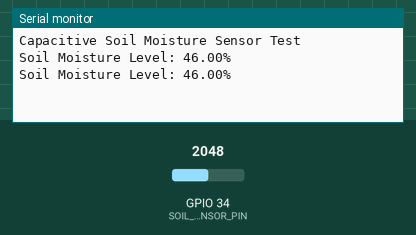
This sketch was run on a simulated ESP32. Parts: the last lines printed to the serial monitor. The test bench sets the inputs (shaded band); at power-on: GPIO 34 (SOIL_MOISTURE_SENSOR_PIN) = 2048.

Above: at 1.8 s.
1.9 s: GPIO 34 (SOIL_MOISTURE_SENSOR_PIN) set to 2866
At 2.6 s:
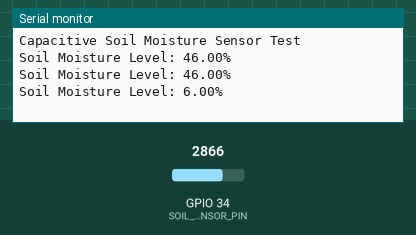
3.4 s: GPIO 34 (SOIL_MOISTURE_SENSOR_PIN) set to 3603
At 4.8 s:
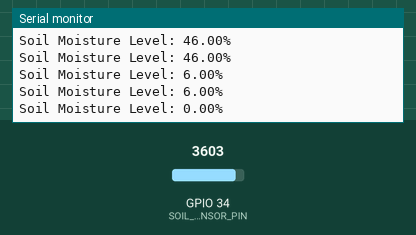
Timing chart, 0 to 6.4 s (numbered marks = the images above; inputs shaded):
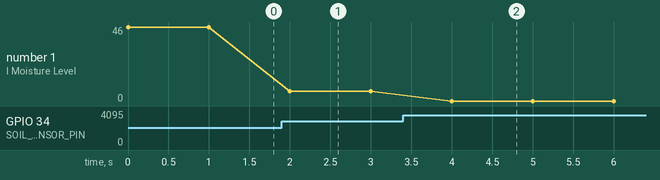

The sketch:

sketch_aug28a.ino
```cpp
// Define the ADC pin connected to AOUT pin of the soil moisture sensor
#define SOIL_MOISTURE_SENSOR_PIN 34  // ADC pin (GPIO 34)

// Example calibration values (adjust these according to your calibration)
int dryValue = 3000;  // Replace with actual dry calibration value
int wetValue = 950;  // Replace with actual wet calibration value

void setup() {
  // Start the Serial Monitor at 115200 baud rate
  Serial.begin(115200);
  Serial.println("Capacitive Soil Moisture Sensor Test");
}

void loop() {
  // Read the analog value from the sensor
  int sensorValue = analogRead(SOIL_MOISTURE_SENSOR_PIN);

  // Convert the analog value to a percentage
  float moisturePercentage = map(sensorValue, dryValue, wetValue, 0, 100);

  // Ensure the percentage is within 0-100%
  moisturePercentage = constrain(moisturePercentage, 0, 100);

  // Print the moisture percentage to the Serial Monitor
  Serial.print("Soil Moisture Level: ");
  Serial.print(moisturePercentage);
  Serial.println("%");

  // Add a delay to avoid flooding the Serial Monitor
  delay(1000);
}
```

Measured:
- after the input at 1.9 s, the serial monitor: prints a new line after 0.10 s (image 1)
- after the input at 3.4 s, the serial monitor: prints a new line after 0.60 s (image 2)
- plotted number 1: 46 → 6 after the input at 1.9 s, 6 → 0 after the input at 3.4 s
